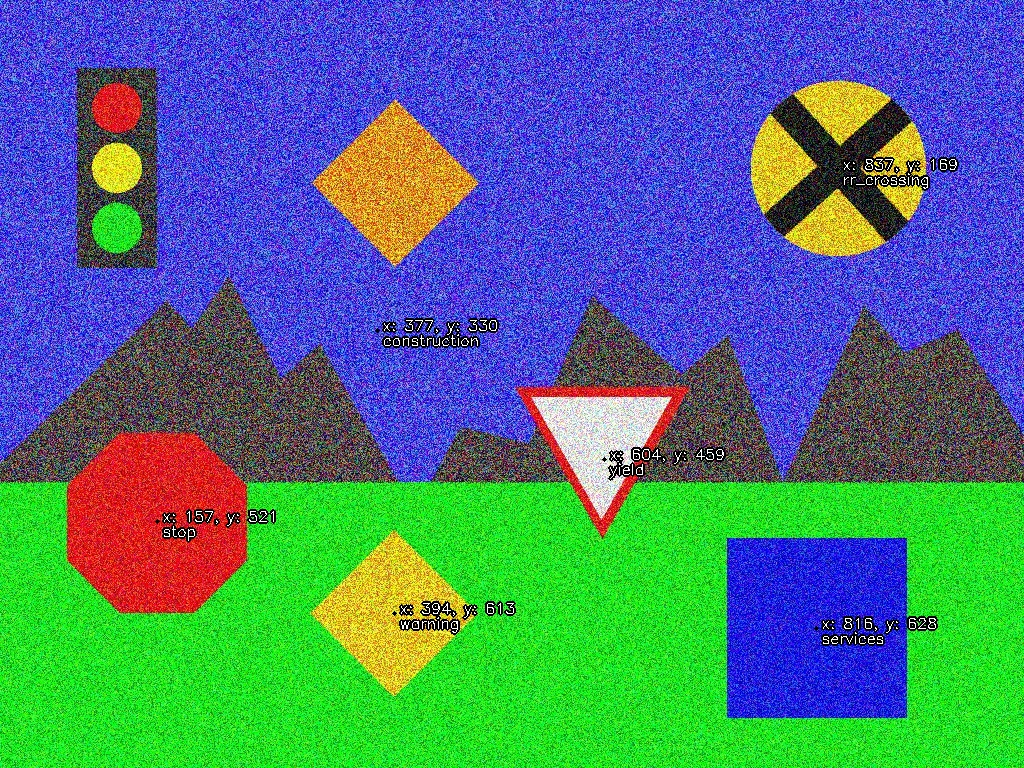
#> input picture homework/hw2/all_signs_noise_txt.jpg, 1024 x 768 px
$ python -i hw2.py   (imports and definitions only)
#> lines starting #> are read from the running program, lines starting #| are printed output that depends on the picture; after the words box and inside, x2 and y2 are one past the last pixel; in counts of white or black regions, pixels touching at a corner belong together
#> further down, picture is the input picture: shape (768, 1024, 3); mean B, G, R 124.4, 117.9, 75.9
import cv2
import numpy as np


def sign_sides(img: np.ndarray) -> np.ndarray:
    """
    This function takes in the image as a numpy array and returns a numpy array of contours.

    https://docs.opencv.org/3.4/d9/db0/tutorial_hough_lines.html
    :param img: Image as numpy array
    :return: Numpy array of vertices.
    """
    img_cp = img.copy()

    # Convert to grayscale and apply Gaussian blur
    img_gray = cv2.cvtColor(img_cp, cv2.COLOR_BGR2GRAY)
    img_blur = cv2.GaussianBlur(img_gray, (0, 0), 1.5)

    # Edge detection
    edges = cv2.Canny(img_blur, 50, 150)
    # lines = cv2.HoughLinesP(edges, 1, np.pi / 180, threshold=20, minLineLength=50, maxLineGap=15) # minLineLength=50

    # Detect contours from edges
    contours, _ = cv2.findContours(edges, cv2.RETR_EXTERNAL, cv2.CHAIN_APPROX_SIMPLE)

    return contours


# [117 lines left out: functions sign_circle, sign_axis, show_image, identify_traffic_light, not called in this run]


def identify_stop_sign(img: np.ndarray) -> tuple:
    """
    This function takes in the image as a numpy array and returns a tuple of the sign location and name.
    :param img: Image as numpy array
    :return: tuple with x, y, and sign name
             (x, y, 'stop')
    """
    img_cp = img.copy()

    # Convert to HSV
    hsv = cv2.cvtColor(img_cp, cv2.COLOR_BGR2HSV)
#> hsv: shape (768, 1024, 3); mean H, S, V 90.5, 185.5, 195.9

    # Define red color range
    lower_red1 = np.array([0, 150, 70])
    upper_red1 = np.array([10, 255, 255])
    lower_red2 = np.array([170, 150, 70])
    upper_red2 = np.array([180, 255, 255])

    # Create a mask for red
    mask1 = cv2.inRange(hsv, lower_red1, upper_red1)
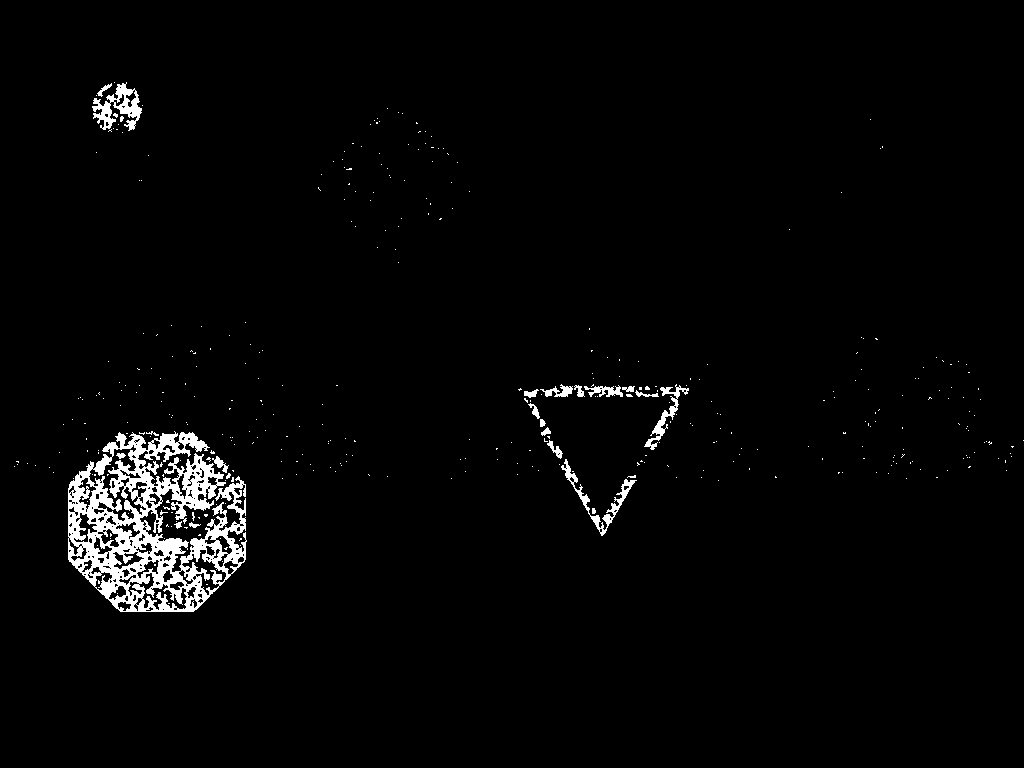
#> mask1: shape (768, 1024); 2.5% white; 390 white regions (369 under 20 px), largest, box (x1, y1, x2, y2) and area: (68, 431, 247, 612) 15138, (92, 82, 142, 131) 1019, (561, 459, 637, 536) 765
    mask2 = cv2.inRange(hsv, lower_red2, upper_red2)
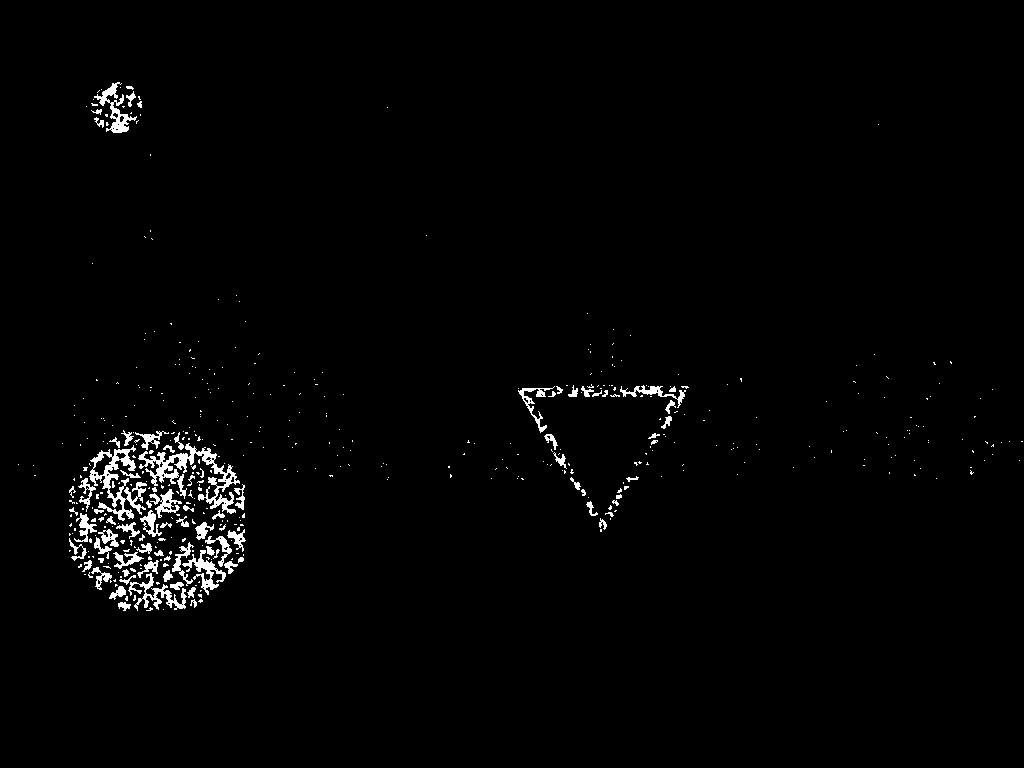
#> mask2: shape (768, 1024); 1.6% white; 488 white regions (403 under 20 px), largest, box (x1, y1, x2, y2) and area: (138, 443, 240, 514) 1705, (89, 445, 147, 521) 1367, (128, 573, 187, 611) 643
    mask = mask1 | mask2
#> mask: shape (768, 1024); 4.1% white; 475 white regions (471 under 20 px), largest, box (x1, y1, x2, y2) and area: (68, 430, 247, 612) 25527, (518, 384, 689, 536) 4160, (91, 82, 143, 133) 1998, (634, 460, 643, 466) 26

    # Apply the mask to the image
    masked_img = cv2.bitwise_and(img_cp, img_cp, mask=mask)
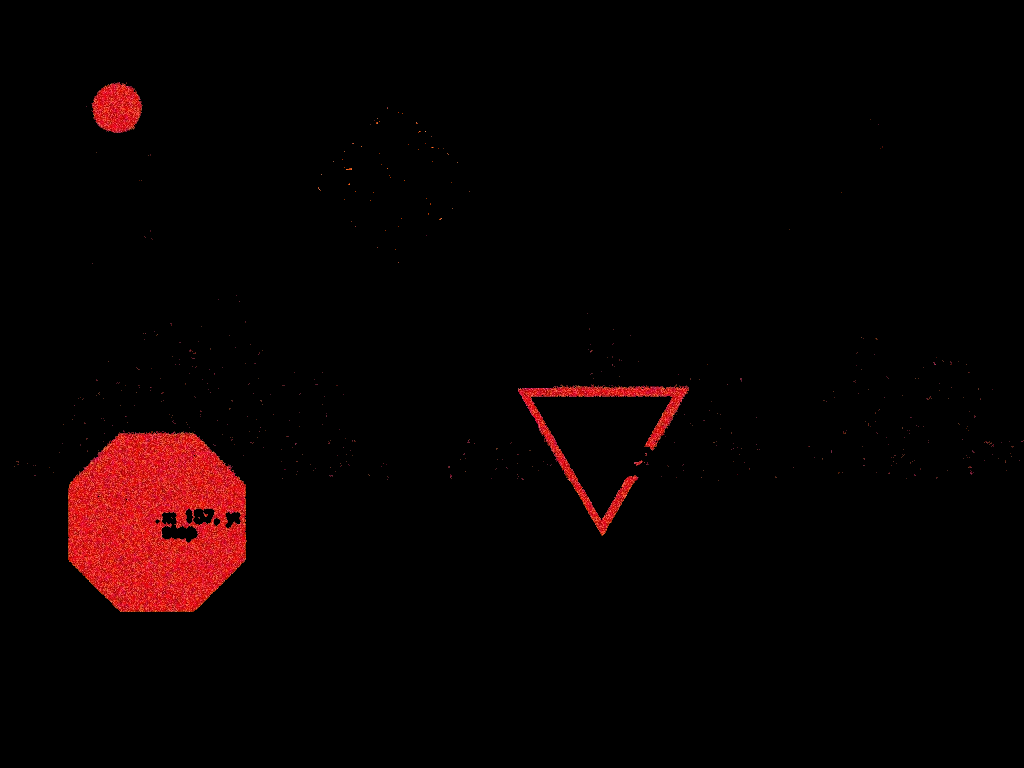
#> masked_img: shape (768, 1024, 3); mean B, G, R 1.4, 1.4, 8.7

    # Detect contours in the masked area
    contours = sign_sides(masked_img)
#> in sign_sides, `img_gray = cv2.cvtColor(img_cp, cv2.COLOR_BGR2GRAY)`:
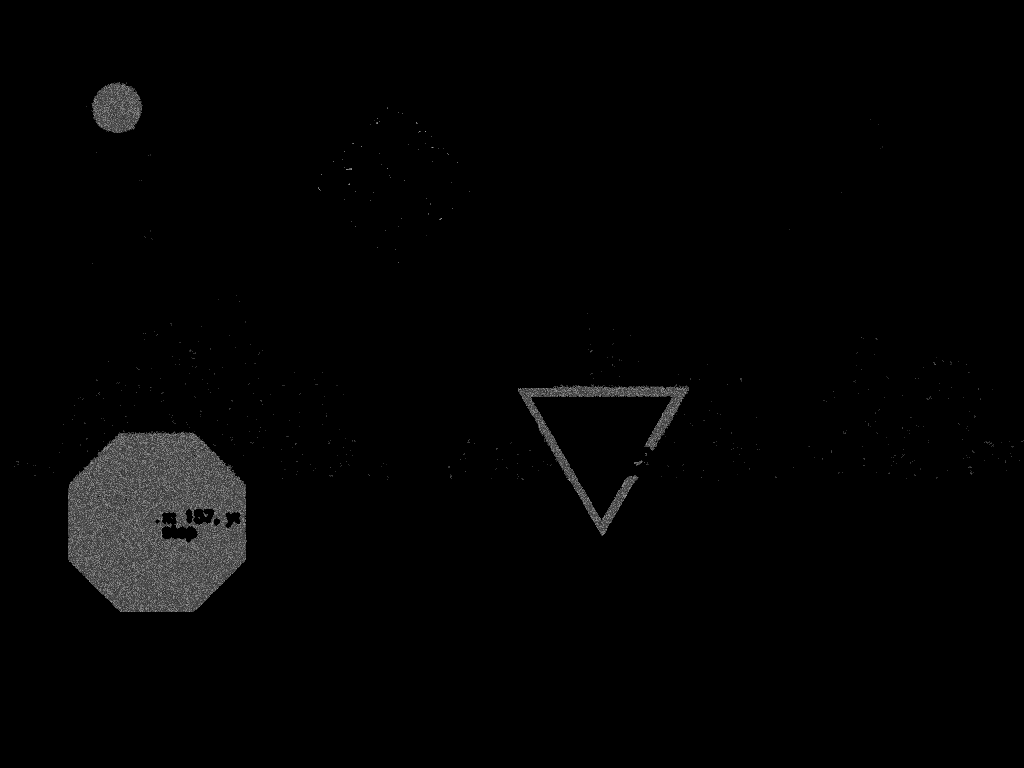
#> img_gray: shape (768, 1024); min 0, max 161, mean 3.6
#> in sign_sides, `edges = cv2.Canny(img_blur, 50, 150)`:
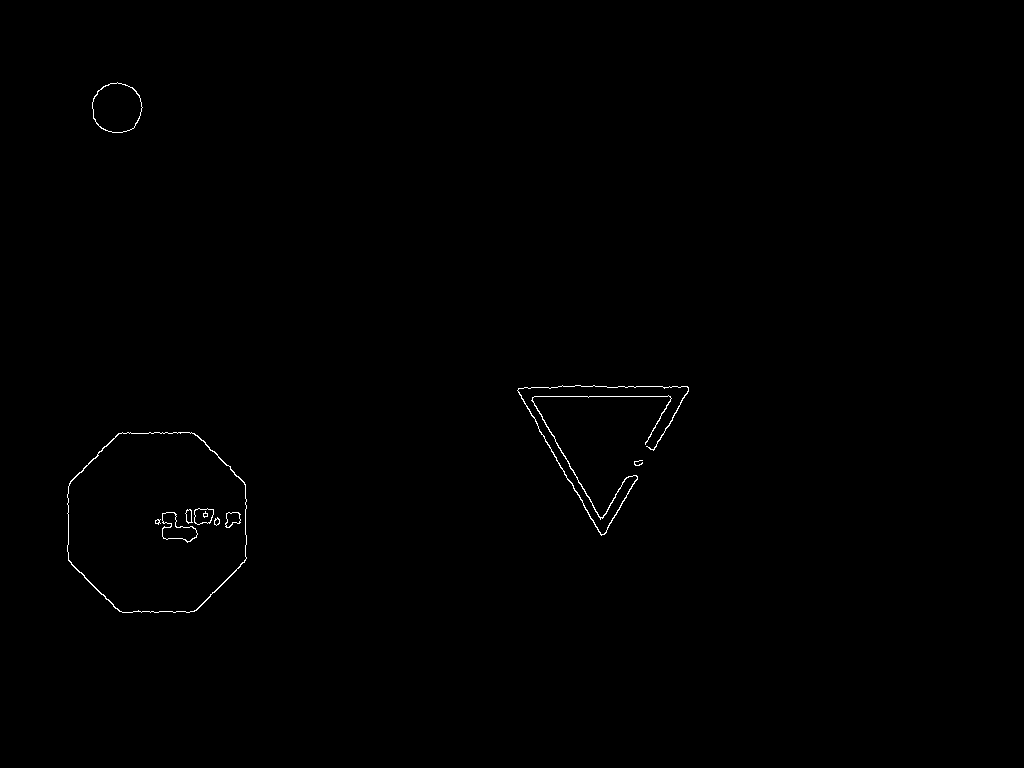
#> edges: shape (768, 1024); 0.3% white in thin lines or dots, all inside (x1, y1, x2, y2) = (67, 82, 689, 613)
#> in sign_sides, `contours, _ = cv2.findContours(edges, cv2.RETR_EXTERNAL, cv2.CHAIN_APP..`: contours = 4 contours, 1 with area under 20; largest, box (x1, y1, x2, y2) and area: (67, 432, 247, 613) 26556, (92, 82, 143, 133) 1948, (517, 385, 689, 536) 249

    for contour in contours:
        # Approximate the contour to a polygon
        epsilon = 0.02 * cv2.arcLength(contour, True)
        approx = cv2.approxPolyDP(contour, epsilon, True)

        # Check if the shape is an octagon (8 sides)
        if len(approx) == 8:
            # Get the bounding box to calculate center
            x, y, w, h = cv2.boundingRect(contour)
            center_x = x + w // 2
            center_y = y + h // 2

            # Check area size to filter out small contours
            # and check for convexity
            if cv2.contourArea(contour) > 500:
                if cv2.isContourConvex(approx):
                    return center_x, center_y, 'stop'
#> this loop made 2 passes
#> (epsilon, x, y, w, h, center_x, center_y) on passes 1 to 2: (0.831, 634, 460, 9, 6, 638, 463), (12.47, 67, 432, 180, 181, 157, 522)

    return 0, 0, 'None'


# [315 lines left out: functions identify_yield, identify_construction, identify_warning, identify_rr_crossing, identify_services, identify_signs and 2 more, not called in this run]

>>> import cv2
>>> picture = cv2.imread('all_signs_noise_txt.jpg')
>>> result = identify_stop_sign(picture)
#> result = (157, 522, 'stop')
